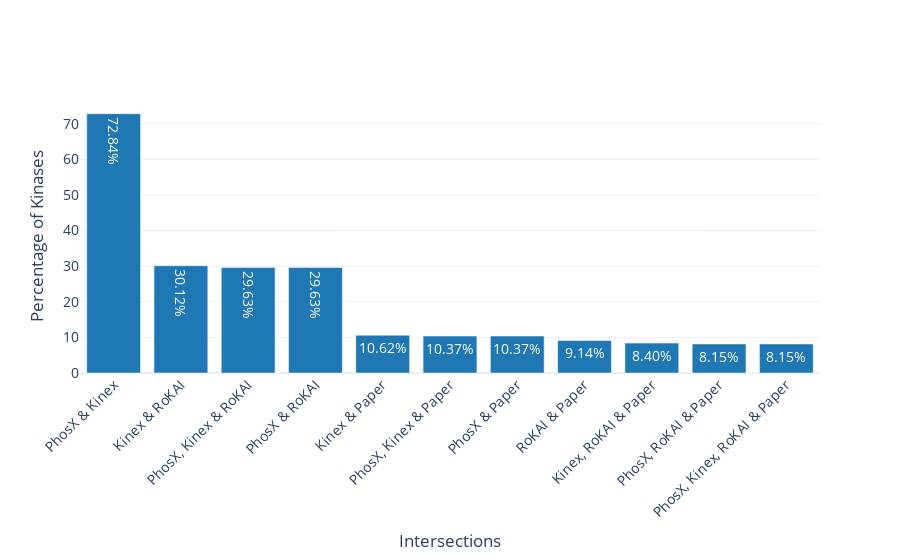

Here is the notebook cell this chart was saved with:
### Code cell
import plotly.graph_objects as go

# Total number of kinases for percentage calculation
total_kinases = len(set_phosx | set_kinex | set_rokai | set_truth)

# Calculate the direct sizes of intersections
len_phosx_kinex = len(set_phosx & set_kinex)
len_phosx_rokai = len(set_phosx & set_rokai)
len_kinex_rokai = len(set_kinex & set_rokai)
len_phosx_kinex_rokai = len(set_phosx & set_kinex & set_rokai)
len_phosx_truth = len(set_phosx & set_truth)
len_kinex_truth = len(set_kinex & set_truth)
len_rokai_truth = len(set_rokai & set_truth)
len_phosx_kinex_truth = len(set_phosx & set_kinex & set_truth)
len_phosx_rokai_truth = len(set_phosx & set_rokai & set_truth)
len_kinex_rokai_truth = len(set_kinex & set_rokai & set_truth)
len_phosx_kinex_rokai_truth = len(set_phosx & set_kinex & set_rokai & set_truth)

# Calculate percentages
percent_phosx_kinex = (len_phosx_kinex / total_kinases) * 100
percent_phosx_rokai = (len_phosx_rokai / total_kinases) * 100
percent_kinex_rokai = (len_kinex_rokai / total_kinases) * 100
percent_phosx_kinex_rokai = (len_phosx_kinex_rokai / total_kinases) * 100
percent_phosx_truth = (len_phosx_truth / total_kinases) * 100
percent_kinex_truth = (len_kinex_truth / total_kinases) * 100
percent_rokai_truth = (len_rokai_truth / total_kinases) * 100
percent_phosx_kinex_truth = (len_phosx_kinex_truth / total_kinases) * 100
percent_phosx_rokai_truth = (len_phosx_rokai_truth / total_kinases) * 100
percent_kinex_rokai_truth = (len_kinex_rokai_truth / total_kinases) * 100
percent_phosx_kinex_rokai_truth = (len_phosx_kinex_rokai_truth / total_kinases) * 100

# Create labels and values
labels = [
    "PhosX & Kinex",
    "PhosX & RoKAI",
    "Kinex & RoKAI",
    "PhosX, Kinex & RoKAI",
    "PhosX & Paper",
    "Kinex & Paper",
    "RoKAI & Paper",
    "PhosX, Kinex & Paper",
    "PhosX, RoKAI & Paper",
    "Kinex, RoKAI & Paper",
    "PhosX, Kinex, RoKAI & Paper",
]
values = [
    percent_phosx_kinex,
    percent_phosx_rokai,
    percent_kinex_rokai,
    percent_phosx_kinex_rokai,
    percent_phosx_truth,
    percent_kinex_truth,
    percent_rokai_truth,
    percent_phosx_kinex_truth,
    percent_phosx_rokai_truth,
    percent_kinex_rokai_truth,
    percent_phosx_kinex_rokai_truth,
]

# Sort labels and values by percentage
sorted_data = sorted(zip(values, labels), reverse=True)
sorted_values, sorted_labels = zip(*sorted_data)

# Create the bar chart with a single blue color
fig = go.Figure(
    data=[
        go.Bar(
            x=sorted_labels,
            y=sorted_values,
            text=[f"{v:.2f}%" for v in sorted_values],
            textposition="auto",
            marker=dict(color="#1f77b4")  # Single blue color
        )
    ]
)

# Update layout for better visualization
fig.update_layout(
    xaxis_title="Intersections",
    yaxis_title="Percentage of Kinases",
    xaxis=dict(tickangle=-45),
    showlegend=False,
    template="plotly_white",
    font=dict(size=14),
)

# Show the plot
fig.show()

# Save the bar chart as a high-resolution SVG
fig.write_image("intersection_percentages_sorted_blue.svg")

### Figure 1 — Plotly figure (JSON) as saved in the notebook; plotly's stock layout.template omitted (floating-point values rounded to 4 significant figures)
{"data": [{"marker": {"color": "#1f77b4"}, "text": ["72.84%", "30.12%", "29.63%", "29.63%", "10.62%", "10.37%", "10.37%", "9.14%", "8.40%", "8.15%", "8.15%"], "textposition": "auto", "type": "bar", "x": ["PhosX & Kinex", "Kinex & RoKAI", "PhosX, Kinex & RoKAI", "PhosX & RoKAI", "Kinex & Paper", "PhosX, Kinex & Paper", "PhosX & Paper", "RoKAI & Paper", "Kinex, RoKAI & Paper", "PhosX, RoKAI & Paper", "PhosX, Kinex, RoKAI & Paper"], "y": [72.84, 30.12, 29.63, 29.63, 10.62, 10.37, 10.37, 9.136, 8.395, 8.148, 8.148]}], "layout": {"font": {"size": 14}, "showlegend": false, "xaxis": {"tickangle": -45, "title": {"text": "Intersections"}}, "yaxis": {"title": {"text": "Percentage of Kinases"}}}}
